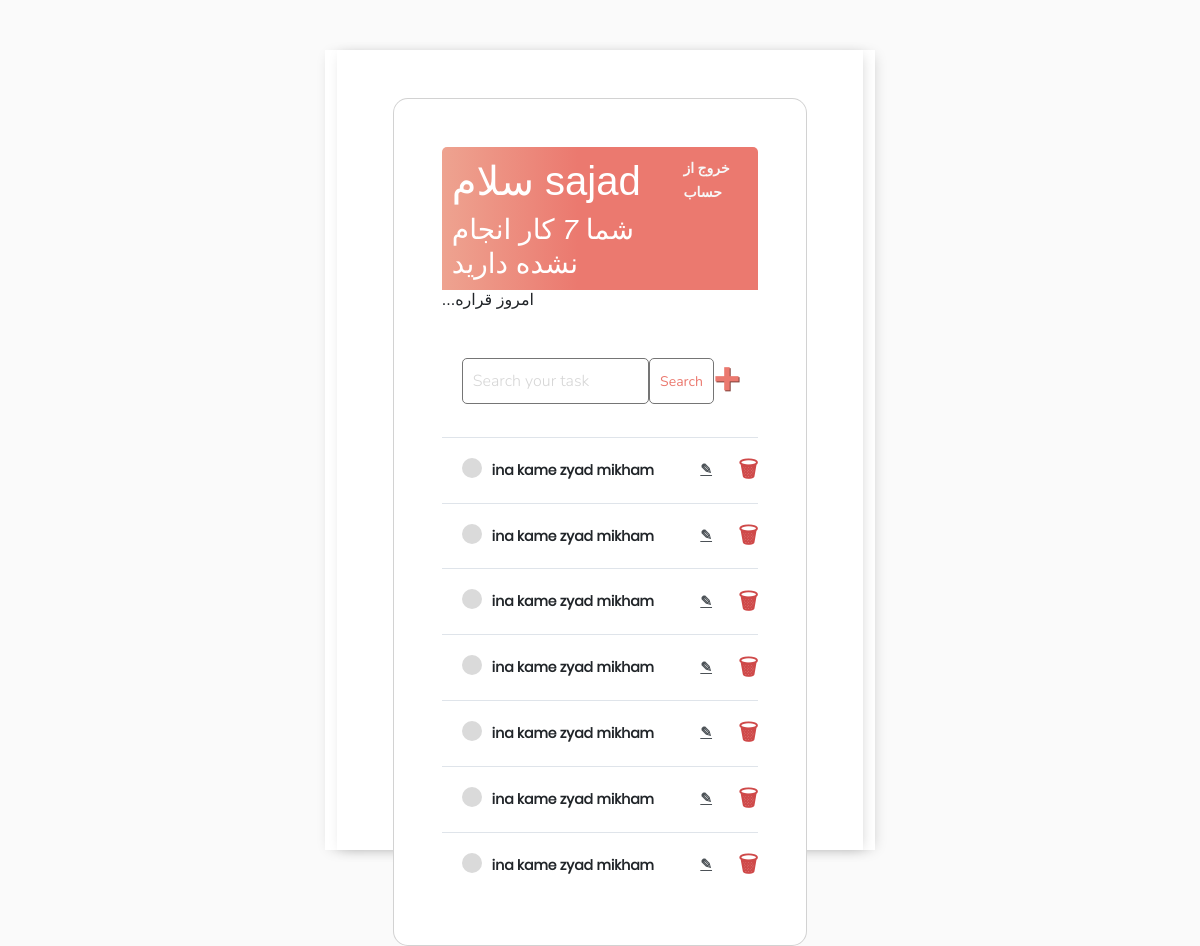
Page / (signed in) on the earlier database version.
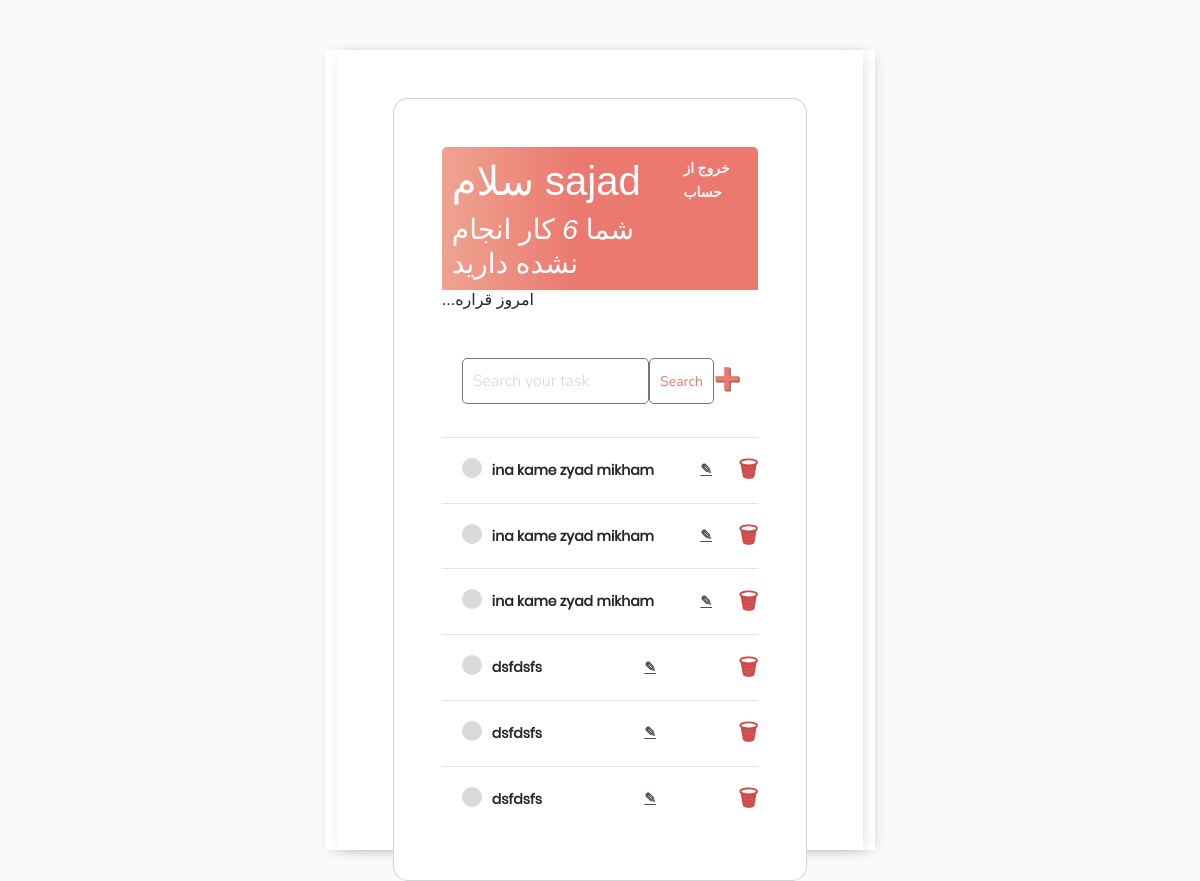
Same page on the later database version.
### main/models.py (models this page shows)
class Task(models.Model):
    user = models.ForeignKey(User, on_delete=models.CASCADE, null=True, blank=True)
    title = models.CharField(max_length=50)
    complete = models.BooleanField(default=False)
    create = models.DateTimeField(auto_now_add=True)

### main/views.py (the view)
# urls.py: path('', views.TaskList.as_view(), name='tasks'),
class TaskList(LoginRequiredMixin, ListView):
    model = Task
    context_object_name = 'tasks'
    template_name = 'index.html'
    def get_context_data(self, **kwargs):
        context = super().get_context_data(**kwargs)
        context['tasks'] = context['tasks'].filter(user=self.request.user)
        context['count'] = context['tasks'].filter(complete=False).count()
        search_input = self.request.GET.get('search') or ''
        if search_input:
            context['tasks'] = context['tasks'].filter(title__icontains=search_input)
            context['search_input'] = search_input
        return context

### templates/index.html
{% extends 'base.html' %}
{% block content %}
    <body>
    <section class="vh-100" style="background-color: #e2d5de;">
        <div class="container py-5 h-100">
            <div class="row d-flex justify-content-center align-items-center h-100">
                <div class="col col-xl-10">
                    <div class="card" style="border-radius: 15px;">
                        <div class="card-body p-5">
                            {% if request.resolver_match.url_name == 'task-create' %}
                                <form >
                                    <div class="card-body">
                                        <form method="POST" action="">
                                            {% csrf_token %}
                                            {{ form.title.label }}
                                            {{ form.title }}
                                            {{ form.complete.label }}
                                            {{ form.complete }}
                                            <input class="button" type="submit" value="Submit">
                                        </form>
                                    </div>
                                </form>
                            {% else %}
                                <div class="header-bar">
                                    <div>
                                        <h1>سلام {{ request.user.username }}</h1>
                                        <h3 style="margin: 0">شما<i> {{ count }} </i>کار انجام نشده دارید</h3>
                                    </div>
                                    {% if request.user.is_authenticated %}
                                        <a href="{% url 'logout' %}">خروج از حساب</a>
                                    {% else %}
                                        <a href="{% url 'login' %}">ورود به حساب </a>
                                    {% endif %}
                                </div>
                                <h6 class="mb-3">...امروز قراره</h6>
                                <div id="search-add-wrapper">
                                    <form method="GET" style="display: flex;">
                                        <input type='text' name='search' placeholder="Search your task"
                                               value="{{ search_input }}">
                                        <input class="button" type="submit" value='Search'>
                                    </form>
                                    {% if tasks|length > 0 %}
                                        <a id="add-link" href="{% url 'task-create' %}">&#x2b;</a>
                                    {% endif %}
                                </div>
                            {% endif %}
                            <div class="task-item-wraper" id="tasklist">
                                {% for task in tasks %}
                                    <div class="task-wrapper">
                                        {% if task.complete == True %}
                                            <div class="task-title">
                                                <div class="task-complete-icon"></div>
                                                <i><s><a>{{ task.title }}</a></s></i>
                                            </div>
                                        {% else %}
                                            <div class="task-title">
                                                <div class="task-incomplete-icon"></div>
                                                <div><a>{{ task.title }}</a></div>
                                            </div>
                                        {% endif %}
                                        <a class="" href="{% url 'task-update' task.id %}">&#9998;</a>
                                        <a class="delete-link" href="{% url 'delete-view' task.id %}">&#128465;</a>
                                    </div>
                                {% endfor %}
                            </div>
                        </div>
                    </div>
                </div>
            </div>
        </div>
    </section>
    </body>
{% endblock %}

### templates/base.html (shortened to what this page needs)
<!DOCTYPE html>
{% load static %}
<html lang="en">
<head>
    <link rel="stylesheet" type="text/css" href={% static "fonts/font-awesome-4.7.0/css/font-awesome.min.css" %}>
    <link rel="stylesheet" type="text/css" href={% static "fonts/iconic/css/material-design-iconic-font.min.css" %}>
    <link rel="stylesheet" type="text/css" href={% static "vendor/animate/animate.css" %}>
    <link rel="stylesheet" type="text/css" href={% static "vendor/css-hamburgers/hamburgers.min.css" %}>
    <link rel="stylesheet" type="text/css" href={% static "vendor/animsition/css/animsition.min.css" %}>
    <link rel="stylesheet" type="text/css" href={% static "vendor/select2/select2.min.css" %}>
    <link rel="stylesheet" type="text/css" href={% static "vendor/daterangepicker/daterangepicker.css" %}>
    <link rel="stylesheet" type="text/css" href={% static "css/util.css" %}>
    <link rel="stylesheet" type="text/css" href={% static "css/main.css" %}>
    <link href="https://cdn.jsdelivr.net/npm/bootstrap@5.2.0/dist/css/bootstrap.min.css" rel="stylesheet"
>
    <link rel="stylesheet" type="text/css" href="{% static "style.css" %}">
</head>
<body>
<div class="container">
    {% block content %}
    {% endblock %}
</div>
</body>
</html>

### static/css/main.css (style rules this page uses)
* { margin: 0px; padding: 0px; box-sizing: border-box; }
body, html { height: 100%; font-family: Poppins-Regular, sans-serif; }
a { font-family: Poppins-Regular; font-size: 14px; line-height: 1.7; color: #666666; margin: 0px; transition: all 0.4s; -webkit-transition: all 0.4s; -o-transition: all 0.4s; -moz-transition: all 0.4s; }
h1,h2,h3,h4,h5,h6 { margin: 0px; }
input { outline: none; border: none; }

### static/style.css (style rules this page uses)
body { background-color: #FAFAFA; font-family: 'Nunito', sans-serif; padding-top: 50px; }
h1, h2, h3, h4, h5, h6 { font-family: 'Raleway', sans-serif; }
a, p { color: #4b5156 }
a { font-weight: 600; }
.container { max-width: 550px; margin: auto; background-color: #fff; -webkit-box-shadow: 2px 2px 13px -4px rgba(0, 0, 0, 0.21); box-shadow: 2px 2px 13px -4px rgba(0, 0, 0, 0.21); }
input { outline: none; border: none; }
.header-bar { display: flex; justify-content: space-between; color: #fff; padding: 10px; border-radius: 5px 5px 0 0; background: linear-gradient(90deg, #EEA390 0%, #EB796F 43%, #EB796F 100%); }
.header-bar a { color: rgb(247, 247, 247); text-decoration: none; }
.task-wrapper { display: flex; align-items: center; justify-content: space-between; background-color: #fff; border-top: 1px solid #dfe4ea; overflow: hidden; }
.task-title { display: flex; padding: 20px; }
.task-title a { text-decoration: none; color: #4b5156; margin-left: 10px; }
.task-incomplete-icon { height: 20px; width: 20px; background-color: rgb(218, 218, 218); border-radius: 50%; }
.delete-link { text-decoration: none; font-weight: 900; color: #cf4949; font-size: 22px; line-height: 0; padding: 20px 0px; }
#add-link { color: #EB796F; text-decoration: none; font-size: 42px; text-shadow: 1px 1px #81413b; }
#search-add-wrapper { display: flex; justify-content: space-between; align-items: center; padding: 20px; }
input[type=text], input[type=password], textarea { border: 1px solid #757575; border-radius: 5px; padding: 10px; width: 90%; }
::placeholder { font-weight: 300; opacity: 0.5; }
.button { border: 1px solid #757575; background-color: #FFF; color: #EB796F; padding: 10px; font-size: 14px; border-radius: 5px; cursor: pointer; text-decoration: none; }
.card-body { padding: 20px; }

Differences in the rows shown:
removed Task: title "ina kame zyad mikham"
removed Task: title "ina kame zyad mikham"
removed Task: title "ina kame zyad mikham"
removed Task: title "ina kame zyad mikham"
added Task: title "dsfdsfs"
added Task: title "dsfdsfs"
added Task: title "dsfdsfs"
Other differences:
{{ count }}: "7" → "6"
